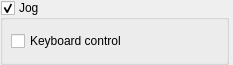
         <widget class="Widget" name="scrollAreaWidgetContents">
          <property name="geometry">
           <rect>
            <x>0</x>
            <y>0</y>
            <width>233</width>
            <height>65</height>
           </rect>
          </property>
          <property name="sizePolicy">
           <sizepolicy hsizetype="Minimum" vsizetype="Maximum">
            <horstretch>0</horstretch>
            <verstretch>0</verstretch>
           </sizepolicy>
          </property>
          <layout class="QVBoxLayout" name="verticalLayout_21">
           <property name="leftMargin">
            <number>0</number>
           </property>
           <property name="topMargin">
            <number>0</number>
           </property>
           <property name="rightMargin">
            <number>4</number>
           </property>
           <property name="bottomMargin">
            <number>0</number>
           </property>
           <item>
            <widget class="GroupBox" name="grpJog">
             <property name="title">
              <string>Jog</string>
             </property>
             <property name="checkable">
              <bool>true</bool>
             </property>
             <property name="overrided" stdset="0">
              <bool>false</bool>
             </property>
             <layout class="QVBoxLayout" name="verticalLayout_11">
              <property name="leftMargin">
               <number>8</number>
              </property>
              <property name="topMargin">
               <number>8</number>
              </property>
              <property name="rightMargin">
               <number>8</number>
              </property>
              <property name="bottomMargin">
               <number>8</number>
              </property>
              <item>
               <widget class="QWidget" name="widgetJog" native="true">
                <layout class="QVBoxLayout" name="verticalLayout_9">
                 <property name="spacing">
                  <number>10</number>
                 </property>
                 <property name="leftMargin">
                  <number>0</number>
                 </property>
                 <property name="topMargin">
                  <number>0</number>
                 </property>
                 <property name="rightMargin">
                  <number>0</number>
                 </property>
                 <property name="bottomMargin">
                  <number>0</number>
                 </property>
                 <item>
                  <widget class="QCheckBox" name="chkKeyboardControl">
                   <property name="text">
                    <string>Keyboard control</string>
                   </property>
                  </widget>
                 </item>
                </layout>
               </widget>
              </item>
             </layout>
            </widget>
           </item>
          </layout>
         </widget>
